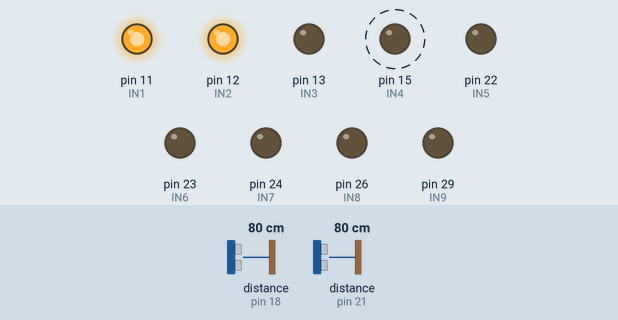
A program run on a simulated Raspberry Pi (header pin numbers). Shown: output pins drawn as LEDs (lit = HIGH). Dashed ring = blinking. The test bench sets the inputs (shaded band); at power-on: distance to the obstacle (sensors on pin 18, pin 21) 80 cm. The echo pulse lasts 58.3 µs per cm; the clock reads 2024-03-15 10:24:30 at power-on unless the program sets it; pins used as bus, display or sensor lines are not drawn; what the program prints to the terminal is not drawn.

Above: at 5.2 s.
5.3 s: distance to the obstacle (sensor on pin 18) set to 2 cm
At 5.44 s:
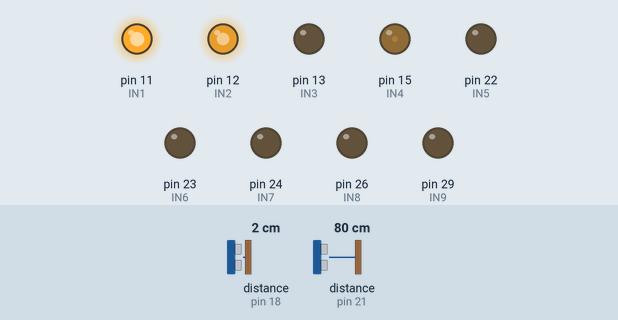
At 11.9 s:
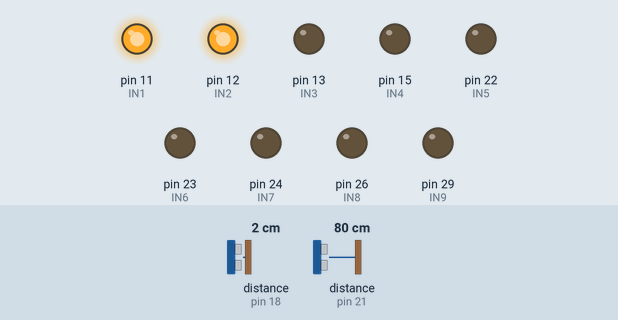
Timing chart, 0 to 13.4 s (numbered marks = the images above; inputs shaded):
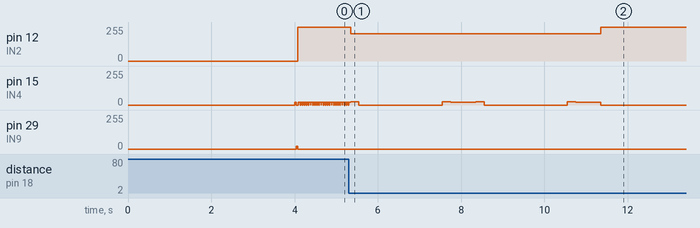

Measured:
- after the input at 5.3 s, pin 12 (IN2): 255/255 → 204/255 after 0.05 s, → 255/255 6.0 s later
- by itself, pin 15 (IN4): repeats every 3.0 s: 24/255 0.20 s, 0/255 2.0 s, 23/255 0.20 s, 22/255 0.20 s, 20/255 0.20 s, 19/255 0.21 s

The program:

_______.py
```python
import RPi.GPIO as GPIO
import time
import serial
import random

GPIO.setmode(GPIO.BOARD)
GPIO.setwarnings(False)

# 直流电机
IN1 = 11
IN2 = 12
IN3 = 13

GPIO.setup(IN1,GPIO.OUT)
GPIO.setup(IN2,GPIO.OUT)
GPIO.setup(IN3,GPIO.OUT)

pwm1 = GPIO.PWM(IN2,80)
pwm1.start(0)

GPIO.output(IN1,True)
GPIO.output(IN3,False)

# 转向舵机
IN4 = 15
GPIO.setup(IN4,GPIO.OUT)

GPIO.setwarnings(False)
GPIO.setup(IN4,GPIO.OUT,initial =False)
pwm2 = GPIO.PWM(IN4,50)
pwm2.start(0)
time.sleep(2)

def turnleft(p):
    pwm2.ChangeDutyCycle(p)
    time.sleep(0.2)
    pwm2.ChangeDutyCycle(0)

def turnright(p):
    pwm2.ChangeDutyCycle(p)
    time.sleep(0.2)
    pwm2.ChangeDutyCycle(0)

# 超声波
# 左
TRIG1 =16
ECHO1 = 18
GPIO.setup(TRIG1,GPIO.OUT)
GPIO.setup(ECHO1,GPIO.IN)
# 右
TRIG2 =19
ECHO2 = 21
GPIO.setup(TRIG2,GPIO.OUT)
GPIO.setup(ECHO2,GPIO.IN)

# 丝杠
IN5 = 22
IN6 = 23
IN7 = 24
IN8 = 26

GPIO.setup(IN5,GPIO.OUT)
GPIO.setup(IN6,GPIO.OUT)
GPIO.setup(IN7,GPIO.OUT)
GPIO.setup(IN8,GPIO.OUT)

def setStep(w1,w2,w3,w4):
    GPIO.output(IN5,w1)
    GPIO.output(IN6,w2)
    GPIO.output(IN7,w3)
    GPIO.output(IN8,w4)

def stop():
    setStep(0,0,0,0)

def forward(delay,steps):
    for i in range(0,steps):
        setStep(1,0,1,0)
        time.sleep(delay)
        setStep(0,1,1,0)
        time.sleep(delay)
        setStep(0,1,0,1)
        time.sleep(delay)
        setStep(1,0,0,1)
        time.sleep(delay)

def backward(delay,steps):
    for i in range(0,steps):
        setStep(1,0,0,1)
        time.sleep(delay)
        setStep(0,1,0,1)
        time.sleep(delay)
        setStep(0,1,1,0)
        time.sleep(delay)
        setStep(1,0,1,0,)
        time.sleep(delay)

# 胸鳍舵机
IN9 = 29
GPIO.setup(IN9,GPIO.OUT)

GPIO.setwarnings(False)
GPIO.setup(IN9,GPIO.OUT,initial =False)
pwm3 = GPIO.PWM(IN9,50)
pwm3.start(0)
time.sleep(2)

def destroy():
    GPIO.cleanup()

def distance(name1,name2):
    GPIO.output(name1,0)
    time.sleep(0.000002)
    GPIO.output(name1,1)
    time.sleep(0.00001)
    GPIO.output(name1,0)
    while GPIO.input(name2)==0:
        pass
    emitTime = time.time()
    while GPIO.input(name2)==1:
        pass
    acceptTime = time.time()
    totalTime = acceptTime-emitTime
    distanceForReturn = totalTime*340/2*100
    return distanceForReturn

def loop1():
    dis1 = distance(TRIG1,ECHO1)
    dis2 = distance(TRIG2,ECHO2)
    global count
    if dis1>=30 and dis2<=30:
        pwm1.ChangeDutyCycle(80)
        turnleft(5.5)
        time.sleep(2)
        for i in range(1,5,1):
            turnright(5.5+i*0.5)
        pwm1.ChangeDutyCycle(100)
        count=count+1
    elif dis1<=30 and dis2>=30:
        pwm1.ChangeDutyCycle(80)
        turnright(9.5)
        time.sleep(2)
        for i in range(1,5,1):
            turnleft(9.5-i*0.5)
        pwm1.ChangeDutyCycle(100)
        count=count+1
    elif dis1<=30 and dis2<=30:
        pwm1.ChangeDutyCycle(80)
        turnright(9.5)
        time.sleep(2)
        for i in range(1,5,1):
            turnleft(9.5-i*0.5)
        pwm1.ChangeDutyCycle(100)
        count=count+1
    else:
        pwm2.ChangeDutyCycle(7.5)
        time.sleep(0.04)
        pwm2.ChangeDutyCycle(0)
    return count

def loop2(a):
    if a==1:
        for angle in range(0,30,10):
            pwm3.ChangeDutyCycle(5.5)
            forward(0.01,4)
            time.sleep(0.02)
            pwm3.ChangeDutyCycle(0)
            stop()
        print("stop turning...")
        time.sleep(4)
        for angle in range(30,0,-10):
            backward(0.01,4)
            time.sleep(0.02)
            stop()
        print("stop turning...")
        time.sleep(2)
        pwm3.ChangeDutyCycle(7.5)
        time.sleep(0.04)
        pwm3.ChangeDutyCycle(0)
    elif a==2:
        for angle in range(0,-30,-10):
            pwm3.ChangeDutyCycle(9.4)
            backward(0.01,4)
            time.sleep(0.02)
            pwm3.ChangeDutyCycle(0)
            stop()
        print("stop turning...")
        time.sleep(4)
        for angle in range(-30,0,10):
            forward(0.01,4)
            time.sleep(0.02)
            stop()
        print("stop turning...")
        time.sleep(2)
        pwm3.ChangeDutyCycle(7.5)
        time.sleep(0.04)
        pwm3.ChangeDutyCycle(0)
    else:
        destroy()

if __name__=='__main__':
    pwm2.ChangeDutyCycle(7.5)
    time.sleep(0.04)
    pwm2.ChangeDutyCycle(0)
    pwm3.ChangeDutyCycle(7.5)
    time.sleep(0.04)
    pwm3.ChangeDutyCycle(0)
    while (True):
        i = 1
        print("开始")
        if i==1:
            pwm1.ChangeDutyCycle(100)
            GPIO.output(IN1,True)
            GPIO.output(IN3,False)
            count=0
            while (count<=2):
                count=loop1()
                if count==2:
                    a=1
                    if a==1:
                        print("浮")
                        time.sleep(15)
                        pwm1.ChangeDutyCycle(50)
                        loop2(1)
                        pwm1.ChangeDutyCycle(100)
                        time.sleep(2)
                        print("沉")
                        pwm1.ChangeDutyCycle(50)
                        loop2(2)
                        pwm1.ChangeDutyCycle(100)
                    else:
                        break
                else:
                    continue
        else:
            GPIO.output(IN1,False)
            pwm1.ChangDutyCycle(0)
            GPIO.output(IN3,False)
```
